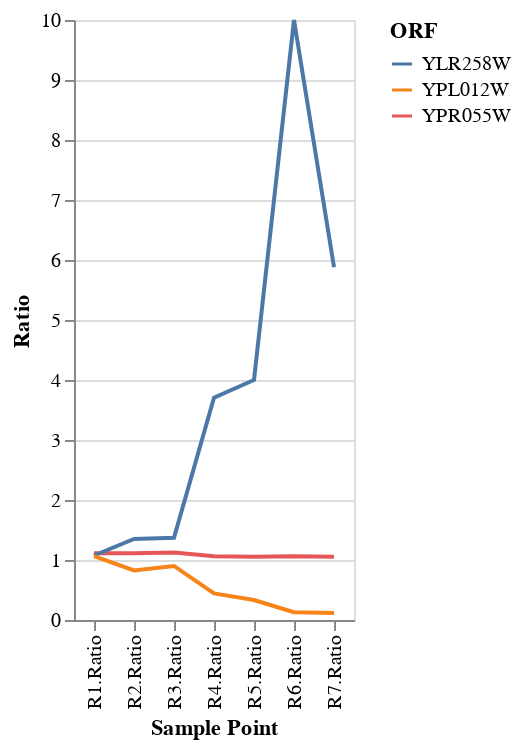

The code cell stored with this chart in its notebook:
### Markdown cell above
Values above 1 in expression vectors correspond to increased expression, while values below 1 correspond to decreased expression.

### Code cell
import altair as alt
plot_df = df.set_index('ORF').drop('Name',axis=1).loc[['YPR055W','YLR258W','YPL012W']]
plot_df.columns.name = 'Sample Point'
plot_df = plot_df.stack().to_frame()
plot_df.columns=["Ratio"]
plot_df = plot_df.reset_index()
alt.Chart(plot_df).mark_line().encode(
    x='Sample Point:N',
    y='Ratio',
    color='ORF'
)

### Figure 1 — Vega-Lite specification as saved in the notebook (floating-point values rounded to 4 significant figures)
{"config": {"view": {"continuousWidth": 400, "continuousHeight": 300}}, "data": {"name": "data-fdf577691f007de403a53e727f64c5d1"}, "mark": "line", "encoding": {"color": {"type": "nominal", "field": "ORF"}, "x": {"type": "nominal", "field": "Sample Point"}, "y": {"type": "quantitative", "field": "Ratio"}}, "$schema": "https://vega.github.io/schema/vega-lite/v4.8.1.json", "datasets": {"data-fdf577691f007de403a53e727f64c5d1": [{"ORF": "YPR055W", "Sample Point": "R1.Ratio", "Ratio": 1.111}, {"ORF": "YPR055W", "Sample Point": "R2.Ratio", "Ratio": 1.111}, {"ORF": "YPR055W", "Sample Point": "R3.Ratio", "Ratio": 1.124}, {"ORF": "YPR055W", "Sample Point": "R4.Ratio", "Ratio": 1.064}, {"ORF": "YPR055W", "Sample Point": "R5.Ratio", "Ratio": 1.053}, {"ORF": "YPR055W", "Sample Point": "R6.Ratio", "Ratio": 1.064}, {"ORF": "YPR055W", "Sample Point": "R7.Ratio", "Ratio": 1.053}, {"ORF": "YLR258W", "Sample Point": "R1.Ratio", "Ratio": 1.075}, {"ORF": "YLR258W", "Sample Point": "R2.Ratio", "Ratio": 1.351}, {"ORF": "YLR258W", "Sample Point": "R3.Ratio", "Ratio": 1.37}, {"ORF": "YLR258W", "Sample Point": "R4.Ratio", "Ratio": 3.704}, {"ORF": "YLR258W", "Sample Point": "R5.Ratio", "Ratio": 4.0}, {"ORF": "YLR258W", "Sample Point": "R6.Ratio", "Ratio": 10.0}, {"ORF": "YLR258W", "Sample Point": "R7.Ratio", "Ratio": 5.882}, {"ORF": "YPL012W", "Sample Point": "R1.Ratio", "Ratio": 1.064}, {"ORF": "YPL012W", "Sample Point": "R2.Ratio", "Ratio": 0.8264}, {"ORF": "YPL012W", "Sample Point": "R3.Ratio", "Ratio": 0.9009}, {"ORF": "YPL012W", "Sample Point": "R4.Ratio", "Ratio": 0.4425}, {"ORF": "YPL012W", "Sample Point": "R5.Ratio", "Ratio": 0.3333}, {"ORF": "YPL012W", "Sample Point": "R6.Ratio", "Ratio": 0.1289}, {"ORF": "YPL012W", "Sample Point": "R7.Ratio", "Ratio": 0.1186}]}}
